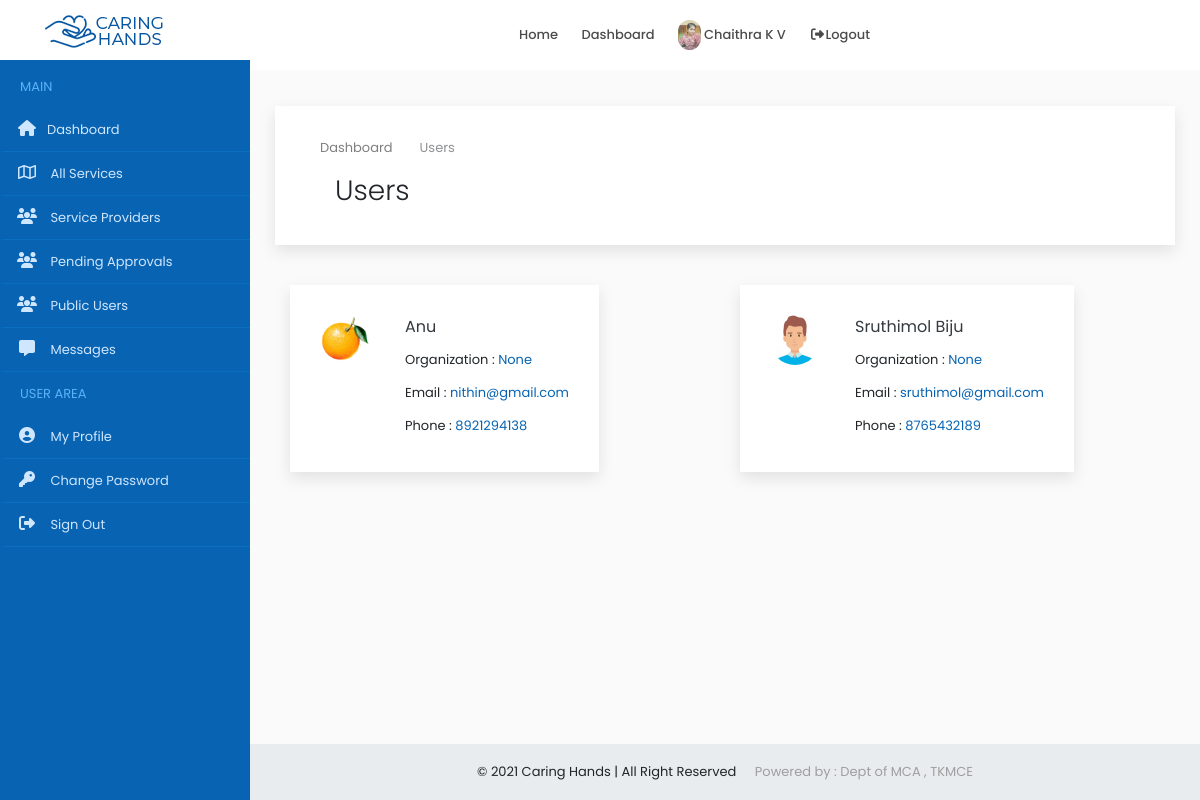
The app's page /administrator/public/users/ (signed in) with its own data.
### accounts/models.py (models this page shows, shortened)
class Users(models.Model):
    user = models.ForeignKey(User,on_delete=models.CASCADE)
    name = models.CharField(max_length=150)
    email = models.EmailField(max_length=200,null=True, blank=True)
    organization = models.CharField(max_length=250,null=True, blank=True)
    mob = models.CharField(max_length=12)
    sex = models.CharField(max_length=10,choices=gender,default='Male')
    house = models.CharField(max_length=100,null=True, blank=True)
    street1 =models.CharField(max_length=100,null=True, blank=True)
    street2 =models.CharField(max_length=100,null=True, blank=True)
    city = models.CharField(max_length=100,null=True, blank=True)
    district = models.CharField(max_length=100,null=True, blank=True)
    state = models.CharField(max_length=100,null=True,choices=states, blank=True)
    pin = models.CharField(max_length=100,null=True,blank=True)
    age = models.IntegerField(null=True, blank=True)
    type = models.CharField(max_length=20,choices=user_type)
    approval = models.CharField(max_length=20,choices=approval_choices,default='Pending')
    document = models.FileField(upload_to='documents',null=True, blank=True)
    profile_picture = models.FileField(upload_to='dp',default='assets/img/user3.png')

### accounts/views.py (the view)
# urls.py: path('administrator/public/users/',ViewUsers.as_view(), name='public_users'),
class ViewUsers(View):
    def get(self, request):
        x = AdminCheck(request)
        if x == True:
            user = request.user
            account = Users.objects.get(user=user)
            sp = Users.objects.filter(type='public')
            context = {'account': account,'sp': sp}
            return render(request,'admin/public_users.html',context)
        else:
            return redirect('home')

### accounts/functions.py (called while the page is built)
def AdminCheck(request):
    user = request.user
    if user.is_authenticated:
        try:
            u = Users.objects.get(user=user)
            if u.type == 'admin':
                return (True)
            else:
                return (False)
        except:
            return (False)
    else:
        return (False)

### accounts/templates/admin/public_users.html (shortened to what this page needs)
{% extends 'common/dashboard_main.html' %}
{% load static %}
{% block content %}
{% include 'common/header.html' %}
{% include 'admin/sidenav.html' %}
<div class="content-wrapper">
<div class="container-fluid overflow-hidden">
    <div class="row margin-tb-90px margin-lr-10px sm-mrl-0px">
        <div id="page-title" class="padding-30px background-white full-width box-shadow">
            <div class="container">
                <ol class="breadcrumb opacity-5">
                    <li><a href="{% url 'home' %}">Dashboard</a></li>
                    <li class="active">Users</li>
                </ol>
                <div class="container-fluid">
                    <div class="row">
                        <div class="col-6">
                            <h1 class="font-weight-300">Users</h1>
                        </div>
                        <div class="col-6">
                        </div>
                    </div>
                </div>
            </div>
        </div>
        <div class="container-fluid">
            <div class="row" style="margin-top:40px">
                {% for i in sp %}
                 <div class="col-lg-6 margin-bottom-45px full-width">
                    <div class="background-white thum-hover box-shadow  hvr-float">
                        <div class="padding-30px full-width">
                            <img src="{{i.profile_picture.url}}" class="float-left margin-right-20px border-radius-60 margin-bottom-20px" alt="" style="width: 50px;height:50px">
                            <div class="margin-left-85px">
                                <a class="d-block text-dark text-medium margin-bottom-5px" href="#">{{i.name|title}} </a>
                                <div class="d-block padding-tb-5px">Organization :  <a href="#" class="text-main-color">{{i.organization|title}}</a></div>
                                <div class="d-block padding-tb-5px">Email :  <a href="#" class="text-main-color">{{i.email}}</a></div>
                                <div class="d-block padding-tb-5px">Phone  :  <a href="#" class="text-main-color">{{i.mob}}</a></div>
                            </div>
                        </div>
                    </div>
                </div>
                {% empty %}
                <div class="alert alert-danger  margin-bottom-35px border-radius-10 padding-30px">
                    <strong>OOPS!</strong> No Service Providers found
                    <hr>
                    <p class="margin-0px">Add new service providers to be listed out over here.</p>
                </div>
                {% endfor %}
            </div>
        </div>
    </div>
</div>
{% include 'common/small_footer.html' %}
</div>
{% endblock %}

### accounts/templates/common/header.html (shortened to what this page needs)
{% load static %}
<header>
    <div id="fixed-header-dark" class="header-output fixed-header" style="background-color: white;">
        <div class="container header-in">
            <div class="row">
                <div class="col-lg-2 col-md-12">
                    <a id="logo" href="{% url 'index' %}" class="d-inline-block margin-tb-15px"><img
                            src="{% static 'assets/img/logo-1.png' %}" alt=""></a>
                </div>
                <div class="col-lg-7 col-md-12 position-inherit">
                    <ul id="menu-main" class="nav-menu float-lg-right link-padding-tb-20px">
                        <li><a href="{% url 'index' %}">Home</a>
                        </li>
                        <li><a href="{% url 'home' %}">Dashboard</a>
                        </li>
                        {% if request.user.is_authenticated %}
                        <li><a href="{% url 'home' %}"><img src="{{account.profile_picture.url}}" class="height-30px border-radius-30" alt=""> {{account.name|title}}</a></li>
                        <li><a href="{% url 'logout' %}" data-toggle="modal" data-target="#exampleModal"><i class="fa fa-fw fa-sign-out-alt"></i>Logout</a></li>
                        {% else %}
                        <li><a href="{% url 'login' %}"><i class="far fa-user"></i> Login</a></li>
                        {% endif %}
                    </ul>
                </div>
                <div class="col-lg-3 col-md-12">
                </div>
            </div>
        </div>
    </div>
</header>

### static/assets/css/colors/main.css (style rules this page uses)
.text-main-color { color: #0864b2; }

### static/assets/css/sb-admin.css (style rules this page uses)
html { position: relative; min-height: 100%; }
body { overflow-x: hidden; }
.content-wrapper { min-height: calc(100vh - 56px); padding-top: 1rem; }
.content-wrapper { overflow-x: hidden; }
@media (min-width: 992px) { .content-wrapper { margin-left: 250px; } }

### records on screen
Users: profile_picture (picture), name "Chaithra K V"
Users: profile_picture (picture), name "Anu", organization "None", email "nithin@gmail.com", mob "8921294138"
Users: profile_picture (picture), name "Sruthimol Biju", organization "None", email "sruthimol@gmail.com", mob "8765432189"
